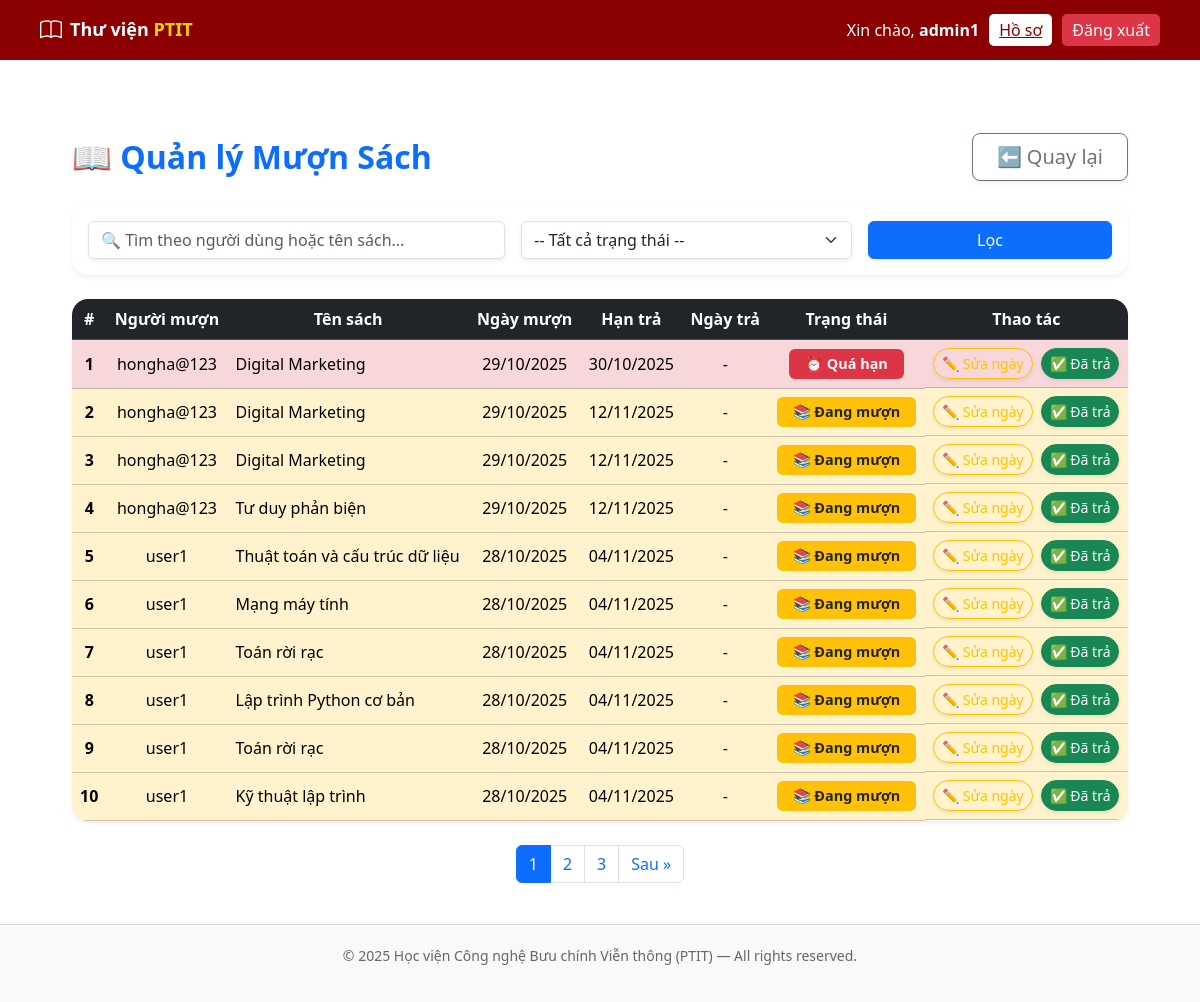
/manager/borrow/ (signed in), run on the app's committed database.
### borrower/models.py (models this page shows, shortened)
class Loan(models.Model):
    user = models.ForeignKey(User, on_delete=models.CASCADE, verbose_name="Người mượn")
    book = models.ForeignKey(Book, on_delete=models.CASCADE, verbose_name="Sách mượn")
    borrowed_at = models.DateTimeField(default=timezone.now, verbose_name="Ngày mượn")
    due_date = models.DateTimeField(default=default_due_date, verbose_name="Hạn trả")
    returned = models.BooleanField(default=False, verbose_name="Đã trả")
    returned_at = models.DateTimeField(null=True, blank=True, verbose_name="Ngày trả")
    class Meta:
        verbose_name = "Phiếu mượn"
        verbose_name_plural = "📘 Danh sách phiếu mượn"
        ordering = ["-borrowed_at"]

### manager/models.py (models this page shows, shortened)
class Book(models.Model):
    title = models.CharField(max_length=255, verbose_name="Tên sách")
    author = models.CharField(max_length=255, verbose_name="Tác giả")
    year = models.PositiveIntegerField(verbose_name="Năm xuất bản", null=True, blank=True)
    category = models.CharField(max_length=100, verbose_name="Thể loại", blank=True, null=True)
    description = models.TextField(blank=True, null=True)
    total_copies = models.PositiveIntegerField(default=1)
    available_copies = models.PositiveIntegerField(default=1)
    cover = models.ImageField(upload_to='book_images/', blank=True, null=True)
    created_at = models.DateTimeField(auto_now_add=True)

### manager/views.py (the view)
# urls.py: path("borrow/", views.manage_loans, name="manage_loans"),
@staff_required
def manage_loans(request):
    loans = Loan.objects.select_related('user', 'book').order_by('-borrowed_at')
    query = request.GET.get('q', '')
    filter_status = request.GET.get('status', '')
    if query:
        loans = loans.filter(user__username__icontains=query) | loans.filter(book__title__icontains=query)
    if filter_status == 'overdue':
        loans = loans.filter(returned=False, due_date__lt=timezone.now())
    elif filter_status == 'ontime':
        loans = loans.filter(returned=False, due_date__gte=timezone.now())
    paginator = Paginator(loans, 10)
    page_number = request.GET.get('page')
    page_obj = paginator.get_page(page_number)
    return render(request, 'manager/manage_loans.html', {
        'loans': page_obj,
        'page_obj': page_obj,
        'now': timezone.now(),
        'query': query,
        'filter_status': filter_status,
    })

### manager/views.py (called while the page is built)
def staff_required(view_func):
    return user_passes_test(
        lambda u: u.is_staff,
        login_url='/accounts/login/'
    )(view_func)

### manager/templates/manager/manage_loans.html (shortened to what this page needs)
{% extends 'base.html' %}
{% load static %}
{% block content %}
<div class="container mt-5">
  <div class="d-flex justify-content-between align-items-center mb-4">
    <h2 class="fw-bold text-primary mb-0">📖 Quản lý Mượn Sách</h2>
    <a href="{% url 'manager:manager_home' %}" class="btn btn-lg btn-outline-secondary shadow-sm px-4">
      ⬅ Quay lại
    </a>
  </div>
  <div class="card shadow-sm border-0 mb-4 rounded-4">
    <div class="card-body">
      <form method="get" class="row g-3">
        <div class="col-md-5">
          <input type="text" name="q" class="form-control shadow-sm"
                 placeholder="🔍 Tìm theo người dùng hoặc tên sách..."
                 value="{{ query }}">
        </div>
        <div class="col-md-4">
          <select name="status" class="form-select shadow-sm">
            <option value="">-- Tất cả trạng thái --</option>
          </select>
        </div>
        <div class="col-md-3">
          <button class="btn btn-primary w-100 shadow-sm">Lọc</button>
        </div>
      </form>
    </div>
  </div>
  <div class="table-responsive shadow-sm rounded-4 overflow-hidden">
    <table class="table align-middle text-center table-hover mb-0">
      <thead class="table-dark">
        <tr>
          <th>#</th>
          <th>Người mượn</th>
          <th>Tên sách</th>
          <th>Ngày mượn</th>
          <th>Hạn trả</th>
          <th>Ngày trả</th>
          <th>Trạng thái</th>
          <th>Thao tác</th>
        </tr>
      </thead>
      <tbody>
        {% for loan in loans %}
        <tr
          {% if not loan.returned and loan.due_date < now %}
            class="table-danger"
          {% elif loan.returned %}
            class="table-success"
          {% else %}
            class="table-warning"
          {% endif %}
        >
          <td class="fw-semibold">{{ forloop.counter }}</td>
          <td>{{ loan.user.username }}</td>
          <td class="text-start">{{ loan.book.title }}</td>
          <td>{{ loan.borrowed_at|date:"d/m/Y" }}</td>
          <td>{{ loan.due_date|date:"d/m/Y" }}</td>
          <td>{% if loan.returned_at %}{{ loan.returned_at|date:"d/m/Y" }}{% else %}-{% endif %}</td>
          <td>
            {% if not loan.returned and loan.due_date < now %}
              <span class="badge bg-danger text-light px-3 py-2">⏰ Quá hạn</span>
            {% elif loan.returned %}
              <span class="badge bg-success text-light px-3 py-2">✔️ Đã trả</span>
            {% else %}
              <span class="badge bg-warning text-dark px-3 py-2">📚 Đang mượn</span>
            {% endif %}
          </td>
          <td class="d-flex justify-content-center gap-2">
          <a href="{% url 'manager:edit_loan_dates' loan.id %}" class="btn btn-outline-warning btn-sm rounded-pill shadow-sm">
            ✏️ Sửa ngày
          </a>
          {% if not loan.returned %}
          <a href="{% url 'manager:mark_returned' loan.id %}" class="btn btn-success btn-sm rounded-pill shadow-sm">
            ✅ Đã trả
          </a>
          {% else %}
          <span class="text-muted fw-semibold">✔️ Hoàn tất</span>
          {% endif %}
        </td>
        </tr>
        {% empty %}
        <tr>
          <td colspan="8" class="text-center py-4 text-muted">Không có phiếu mượn nào.</td>
        </tr>
        {% endfor %}
      </tbody>
    </table>
  </div>
  {% if loans.has_other_pages %}
  <nav class="mt-4">
    <ul class="pagination justify-content-center">
      {% for num in loans.paginator.page_range %}
      <li class="page-item {% if num == loans.number %}active{% endif %}">
        <a class="page-link" href="?page={{ num }}">{{ num }}</a>
      </li>
      {% endfor %}
      {% if loans.has_next %}
      <li class="page-item">
        <a class="page-link" href="?page={{ loans.next_page_number }}">Sau »</a>
      </li>
      {% endif %}
    </ul>
  </nav>
  {% endif %}
</div>
{% endblock %}

### templates/base.html (shortened to what this page needs)
{% load static %}
<!DOCTYPE html>
<html lang="vi">
<head>
    <link href="https://cdn.jsdelivr.net/npm/bootstrap@5.3.3/dist/css/bootstrap.min.css" rel="stylesheet">
    <link href="https://cdn.jsdelivr.net/npm/bootstrap-icons@1.11.3/font/bootstrap-icons.css" rel="stylesheet">
</head>
<body>
    <header>
        <div class="header-left">
            {% if user.is_authenticated %}
                {% if user.is_staff %}
                    <a href="{% url 'manager:home' %}" class="d-flex align-items-center text-white text-decoration-none">
                        <i class="bi bi-book logo"></i>
                        <h1 class="ms-2">Thư viện <span>PTIT</span></h1>
                    </a>
                {% else %}
                    <a href="{% url 'borrower:home' %}" class="d-flex align-items-center text-white text-decoration-none">
                        <i class="bi bi-book logo"></i>
                        <h1 class="ms-2">Thư viện <span>PTIT</span></h1>
                    </a>
                {% endif %}
            {% else %}
                <a href="{% url 'login' %}" class="d-flex align-items-center text-white text-decoration-none">
                    <i class="bi bi-book logo"></i>
                    <h1 class="ms-2">Thư viện <span>PTIT</span></h1>
                </a>
            {% endif %}
        </div>
        <div class="user-section">
            {% if user.is_authenticated %}
                <span>Xin chào, <strong>{{ user.username }}</strong></span>
                {% if user.is_staff %}
                    <a href="{% url 'manager:profile' %}" class="btn-profile">Hồ sơ</a>
                {% else %}
                    <a href="{% url 'borrower:profile' %}" class="btn-profile">Hồ sơ</a>
                {% endif %}
                <form method="post" action="{% url 'logout' %}" style="display:inline;">
                    <button type="submit" class="btn-logout">Đăng xuất</button>
                </form>
            {% else %}
                <a href="{% url 'login' %}" class="btn btn-light text-dark">Đăng nhập</a>
            {% endif %}
        </div>
    </header>
    <main>
        {% block content %}{% endblock %}
    </main>
    <footer>
        <p>© 2025 Học viện Công nghệ Bưu chính Viễn thông (PTIT) — All rights reserved.</p>
    </footer>
</body>
</html>

### templates/base.html (style rules this page uses)
header { background-color: #8B0000; color: white; padding: 10px 40px; display: flex; justify-content: space-between; align-items: center; height: 60px; }
.header-left { display: flex; align-items: center; gap: 10px; }
.header-left .logo { font-size: 22px; }
.header-left h1 { font-size: 18px; font-weight: bold; margin: 0; }
.header-left span { color: #FFD700; }
.user-section { display: flex; align-items: center; gap: 10px; }
.btn-profile { background-color: white; color: #8B0000; border: none; font-weight: 500; border-radius: 5px; padding: 4px 10px; }
.btn-logout { background-color: #dc3545; color: white; border: none; border-radius: 5px; padding: 4px 10px; }
main { padding: 25px 60px; background-color: #fff; min-height: calc(100vh - 120px); }
footer { text-align: center; padding: 20px; color: #666; font-size: 14px; border-top: 1px solid #ddd; background-color: #f8f9fa; }

### manager/templates/manager/manage_loans.html (style rules this page uses)
.card { border-left: 5px solid #0d6efd; }
.badge { font-size: 0.9rem; }

### data on the page
Loan: user.username "hongha@123", book "Digital Marketing", borrowed_at "29/10/2025", due_date "30/10/2025", returned "⏰ Quá hạn"
Loan: user.username "hongha@123", book "Digital Marketing", borrowed_at "29/10/2025", due_date "12/11/2025", returned "📚 Đang mượn"
Loan: user.username "hongha@123", book "Digital Marketing", borrowed_at "29/10/2025", due_date "12/11/2025", returned "📚 Đang mượn"
Loan: user.username "hongha@123", book "Tư duy phản biện", borrowed_at "29/10/2025", due_date "12/11/2025", returned "📚 Đang mượn"
Loan: user.username "user1", book "Thuật toán và cấu trúc dữ liệu", borrowed_at "28/10/2025", due_date "04/11/2025", returned "📚 Đang mượn"
Loan: user.username "user1", book "Mạng máy tính", borrowed_at "28/10/2025", due_date "04/11/2025", returned "📚 Đang mượn"
Loan: user.username "user1", book "Toán rời rạc", borrowed_at "28/10/2025", due_date "04/11/2025", returned "📚 Đang mượn"
Loan: user.username "user1", book "Lập trình Python cơ bản", borrowed_at "28/10/2025", due_date "04/11/2025", returned "📚 Đang mượn"
Loan: user.username "user1", book "Toán rời rạc", borrowed_at "28/10/2025", due_date "04/11/2025", returned "📚 Đang mượn"
Loan: user.username "user1", book "Kỹ thuật lập trình", borrowed_at "28/10/2025", due_date "04/11/2025", returned "📚 Đang mượn"

### other printed values
{{ user.username }} "admin1"
{{ num }} "1" "2" "3"
